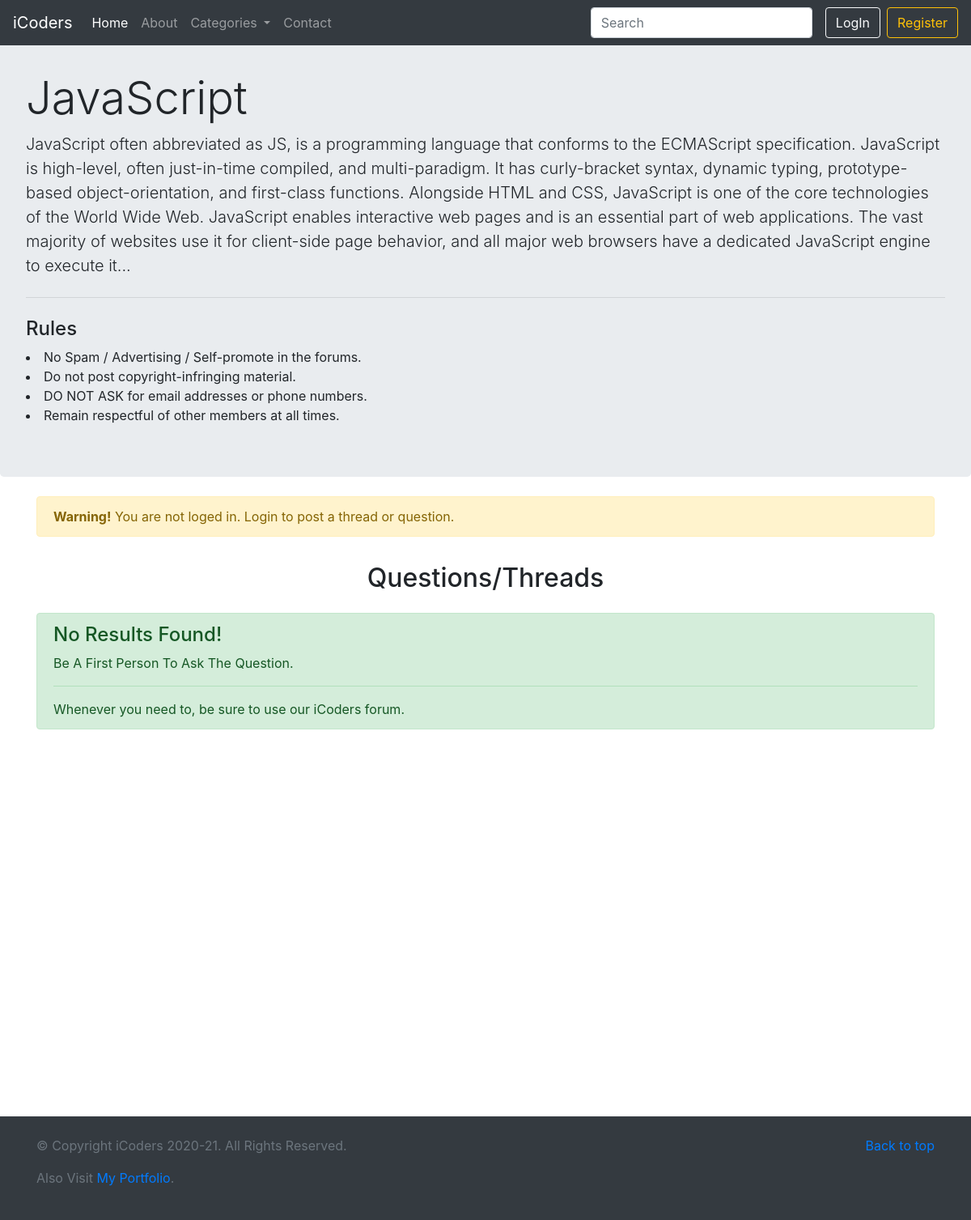
The app's page /threadlist.php?catid=2 with its own data.
### tables this page shows
CREATE TABLE `categories` (
  `category_id` int(8) NOT NULL,
  `category_name` varchar(50) NOT NULL,
  `category_desc` text NOT NULL,
  `dt_created` datetime NOT NULL DEFAULT current_timestamp()
);

### threadlist.php (the view, shortened to what this page needs)
<!doctype html>
<html lang="en">
<head>
    <link rel="stylesheet" href="https://stackpath.bootstrapcdn.com/bootstrap/4.5.0/css/bootstrap.min.css"
>
</head>
<body>
    <?php
        include "partials/_header.php";
    ?>
    <?php
        $cat_id = $_GET['catid'];
        $sql = "SELECT * FROM `categories` WHERE category_id=$cat_id";
        $result = mysqli_query($conn, $sql);
        $row = mysqli_fetch_assoc($result);
        $cat_name = $row['category_name'];
        $cat_desc = $row['category_desc'];
        echo '
        <div class="jumbotron my-4">
        <h2 class="display-4">'.$cat_name.'</h2>
            <p class="lead">'.$cat_desc.'...</p>
            <hr class="my-4">
        <h4>Rules</h4>
            <li>No Spam / Advertising / Self-promote in the forums.</li>
            <li>Do not post copyright-infringing material.</li>
            <li>DO NOT ASK for email addresses or phone numbers.</li>
            <li>Remain respectful of other members at all times.</li>
        </div>';
    ?>
    <div class="container">
    <?php
    if(isset($_SESSION['login']) && $_SESSION['login']==true){
        echo '<h2 class="text-center">Ask A Question</h2>
        <form action="'.$_SERVER['REQUEST_URI'].'" method="POST">
            <div class="form-group">
                <label for="title">Thread Title</label>
                <input type="text" class="form-control" id="title" name="title" require>
            </div>
            <div>
                <li>Please Try To Make Question Titile Short As Possible.</li>
            </div>
            <div class="form-group">
                <label for="thread_desc">Thread Description</label>
                <textarea class="form-control" id="thread_desc" rows="3" name="thread_desc"></textarea>
            </div>
            <input type="submit" value="Post" class="btn btn-outline-success btn-md">
        </form>
    </div>';
    }else{
        echo '<div class="alert alert-warning fade show" role="alert">
                <strong>Warning!</strong> You are not loged in. Login to post a thread or question.
              </div>';
    }
    ?>
</div>
        <div class="container" style="min-height: 700px">
            <h2 class="text-center py-3">Questions/Threads</h2>
            <?php
            $noResult = true;
            if($noResult){
                echo '<div class="alert alert-success" role="alert">
                <h4 class="alert-heading">No Results Found!</h4>
                <p>Be A First Person To Ask The Question.</p>
                <hr>
                <p class="mb-0">Whenever you need to, be sure to use our iCoders forum.</p>
              </div>';
            }
        ?>
        </div>
        <?php include "partials/_footer.php"?>
</body>
</html>

### records on screen
categories: category_name "JavaScript", category_desc "JavaScript often abbreviated as JS, is a programming language that conforms to the ECMAScript specification. JavaScript is high-level, often just-in-time compiled, and multi-paradigm. It has curly-bracket syntax, dynamic typing, prototype-based object-orientation, and first-class functions. Alongside HTML and CSS, JavaScript is one of the core technologies of the World Wide Web. JavaScript enables interactive web pages and is an essential part of web applications. The vast majority of websites use it for client-side page behavior, and all major web browsers have a dedicated JavaScript engine to execute it"
